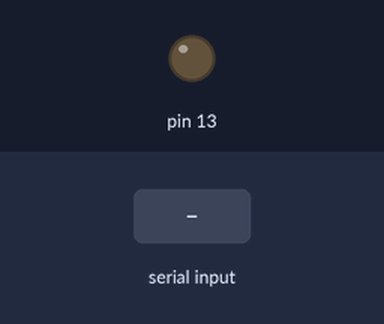
A sketch run on a simulated Arduino Uno, built with avr-gcc and run on an emulated ATmega328P. Parts: output pins drawn as LEDs (lit = HIGH). Inputs (shaded band) come from the test bench.

Above: at 1.2 s.
1.3 s: "90,45\n" received over Serial
At 3.5 s:
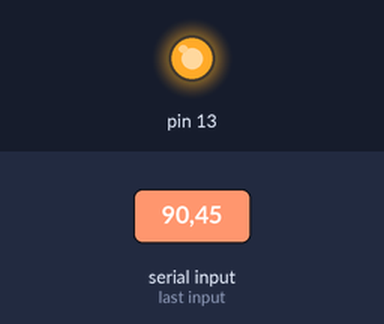
Timing chart, 0 to 5.0 s (numbered marks = the images above; inputs shaded):
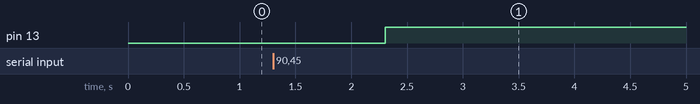

Measured:
- after the input at 1.3 s, pin 13: LOW → HIGH after 1.0 s

The sketch:

tkinter.ino
```cpp
void setup() {
  Serial.begin(9600);
 pinMode(13,OUTPUT);
}

void loop() {
  if(Serial.available()) {
    int score = Serial.parseInt();
    if(score % 2 == 0) {
     digitalWrite(13,HIGH);
    }
    else
    {
      digitalWrite(13,LOW);
    }
  }
}
```
